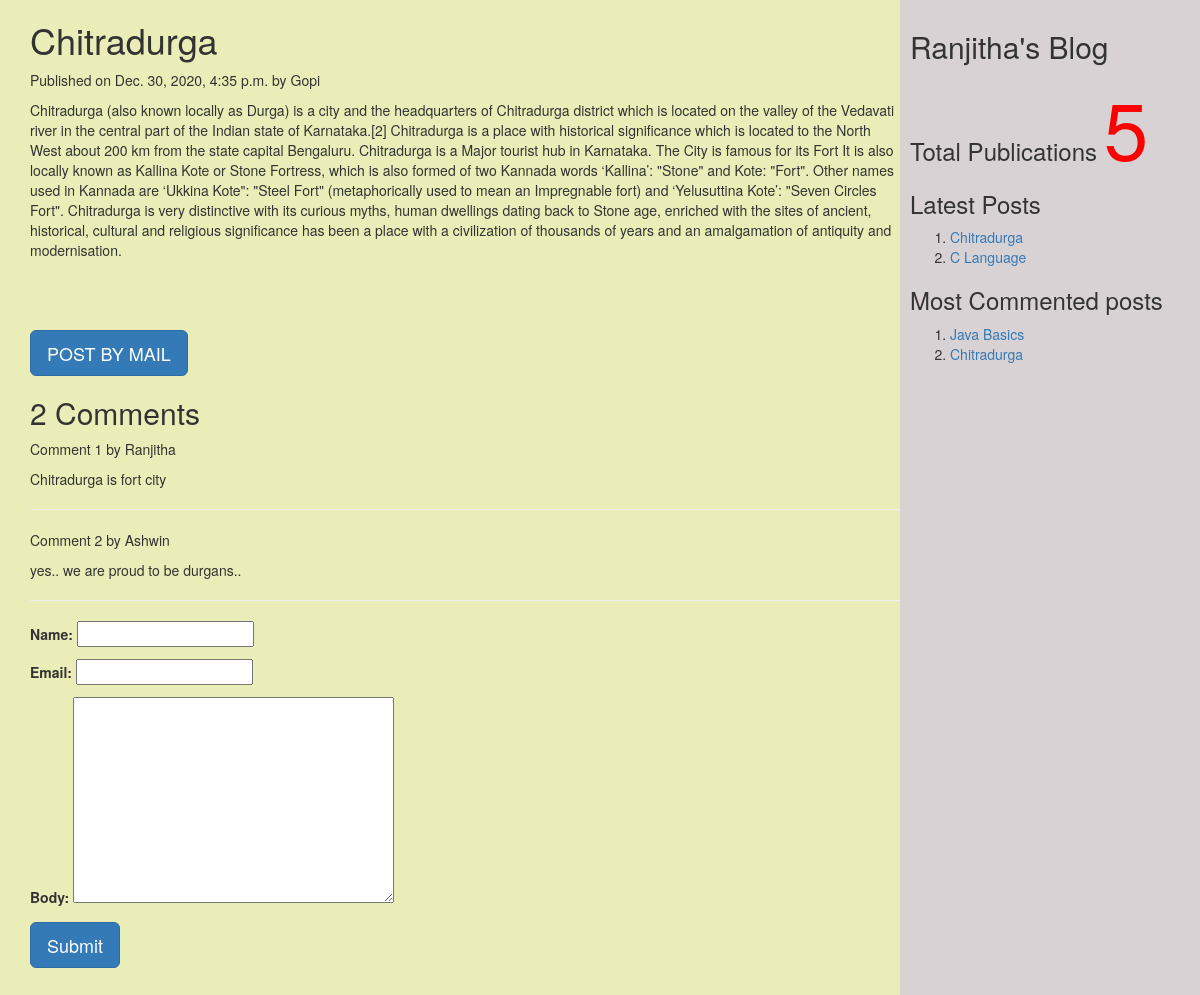
The page /2020/12/30/chitradurga/ on the database its author committed.
### myApp/models.py (models this page shows, shortened)
class Post(models.Model):
    tags=TaggableManager()
    STATUS_CHOICES=(('draft','Draft'),('published','Published'))
    title=models.CharField(max_length=200)
    slug=models.SlugField(max_length=264,unique_for_date='publish')
    author=models.ForeignKey(User,related_name='blog_posts',on_delete=models.CASCADE)
    body=models.TextField()
    publish=models.DateTimeField(default=timezone.now)
    created=models.DateTimeField(auto_now_add=True)
    updated=models.DateTimeField(auto_now=True)
    status=models.CharField(max_length=20,choices=STATUS_CHOICES,default='draft')
    objects=CustomManager()
    class Meta:
        ordering=('-publish',)
    def get_absolute_url(self):
        return reverse('post_detail',args=[self.publish.year,self.publish.strftime('%m'),self.publish.strftime('%d'),self.slug])

class Comment(models.Model):
    post=models.ForeignKey(Post,related_name='comments',on_delete=models.CASCADE)
    name=models.CharField(max_length=50)
    email=models.EmailField()
    body=models.TextField()
    created=models.DateTimeField(auto_now_add=True)
    updated=models.DateTimeField(auto_now=True)
    active=models.BooleanField(default=True)
    class Meta:
        ordering=('created',)

### myApp/views.py (the view, shortened to what this page needs)
# urls.py: url(r'(?P<year>\d{4})/(?P<month>\d{2})/(?P<day>\d{2})/(?P<post>[-\w]+)/$',views.post_detail_view,name='post_detail'),
def post_detail_view(request,year,month,day,post):
    post=get_object_or_404(Post,slug=post,publish__year=year,publish__month=month,publish__day=day)
    comments=post.comments.filter(active=True)
    csubmit=False
    form=CommentForm()
    d={'post':post,'form':form,'csubmit':csubmit,'comments':comments}
    return render(request,'myApp/post_detail.html',d)

### myApp/forms.py
class CommentForm(forms.ModelForm):
    class Meta:
        model=Comment
        fields=('name','email','body')

### myApp/models.py (called while the page is built)
    def get_queryset(self):
        return super().get_queryset().filter(status='published')

### myApp/templatetags/mytags.py (called while the page is built)
@register.simple_tag
def total_posts():
    return Post.objects.count()

@register.inclusion_tag('myApp/latest_post.html')
def show_latest_posts(count=3):
    latest_post=Post.objects.order_by('-publish')[:count]
    return {'latest_posts':latest_post}

@register.simple_tag
def get_most_commented_posts(count=2):
    return Post.objects.annotate(total_comments=Count('comments')).order_by('-total_comments')[:count]

### templates/myApp/post_detail.html (shortened to what this page needs)
<!DOCTYPE html>
<html lang="en" dir="ltr">
{%extends 'myApp/parent.html'%}
    {% block content_block%}
    <h1>{{post.title}}</h1>
    <p>Published on {{post.publish}} by {{post.author|title}}</p>
    {{post.body|linebreaks}}<br><br><br>
    <a href="/{{post.id}}/share" class="btn btn-lg btn-primary">POST BY MAIL</a>
     {%with comments.count as comments_count%}
     <h2>{{comments_count}} Comment{{comments_count|pluralize}}</h2>
     {%endwith%}
     {%if comments%}
     {%for c in comments%}
     <p>Comment {{forloop.counter}} by {{c.name}}</p>
     <div>
       {{c.body|linebreaks}}
     </div>
     <hr>
     {%endfor%}
     {%else%}
      <p style="color:blue;font-size:30px;font-style:bold;border-bottom:2px red solid;">Thre are no Comments</p>
     {%endif%}
     {%if csubmit%}
     <h2>Thank you... Your comment added successfully</h2>
     {%else%}
     <form method="post">
       {{form.as_p}}
       <input type="submit" class="btn btn-lg btn-primary"value="Submit">
     </form>
       {%endif%}
    {%endblock%}

### templates/myApp/parent.html (shortened to what this page needs)
<html>
{% load mytags %}
  <head>
    <link rel="stylesheet" href="https://maxcdn.bootstrapcdn.com/bootstrap/3.3.7/css/bootstrap.min.css">
  </head>
  <body>
    <div class="content" style="width:75%;float:left;background-color:#eaedb7;height:1000px;padding:0 0 0 30px">
     {%block content_block%}
      {%endblock%}
    </div>
    <div class="sidebar" style="width:25%;float:right;background-color:#d9d2d4;height:1000px;padding:10px">
      <h2>Ranjitha's Blog</h2>
      <h3> Total Publications
        <span style="color:red; font-size:80px">
        {% total_posts %}
        </span>
        <h3>Latest Posts </h3>
        {%show_latest_posts 2%}
        <h3>Most Commented posts</h3>
        {% get_most_commented_posts as m %}
        <ol>
          {% for post in m%}
          <li><a href="{{post.get_absolute_url}}">{{post.title}}</a></li>
          {%endfor%}
        </ol>
  </body>
</html>

### templates/myApp/latest_post.html
<!DOCTYPE html>
  <body>
    <ol>
    {%for post in latest_posts %}
    <li><a href="{{post.get_absolute_url}}">{{post.title}}</a></li>
    {%endfor%}
      </ol>
  </body>
</html>

### rows shown on the page
Post: title "Chitradurga", publish "Dec. 30, 2020, 4:35 p.m.", author "Gopi", body "Chitradurga (also known locally as Durga) is a city and the headquarters of Chitradurga district which is located on the valley of the Vedavati river in the central part of the Indian state of Karnataka.[2] Chitradurga is a place with historical significance which is located to the North West about 200 km from the state capital Bengaluru. Chitradurga is a Major tourist hub in Karnataka. The City is famous for its Fort It is also locally known as Kallina Kote or Stone Fortress, which is also formed of two Kannada words ‘Kallina’: \"Stone\" and Kote: \"Fort\". Other names used in Kannada are ‘Ukkina Kote\": \"Steel Fort\" (metaphorically used to mean an Impregnable fort) and ‘Yelusuttina Kote’:…"
Comment: name "Ranjitha", body "Chitradurga is fort city"
Comment: name "Ashwin", body "yes.. we are proud to be durgans.."
Post: title "C Language"
Post: title "Java Basics"

### other values the page prints
{{ comments_count }} "2"
